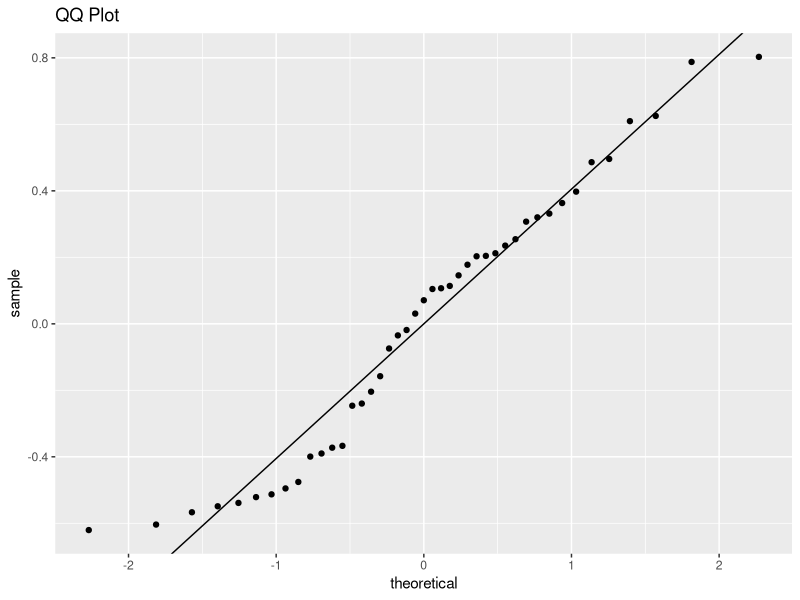
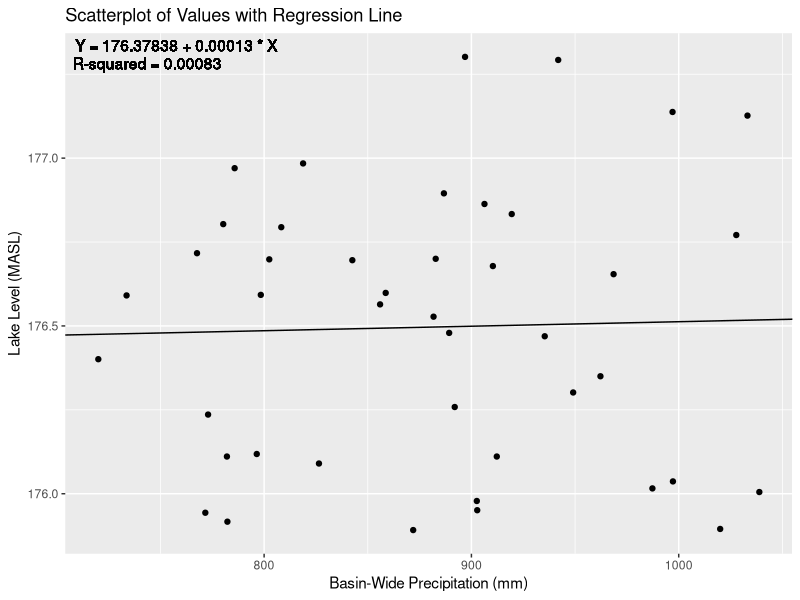
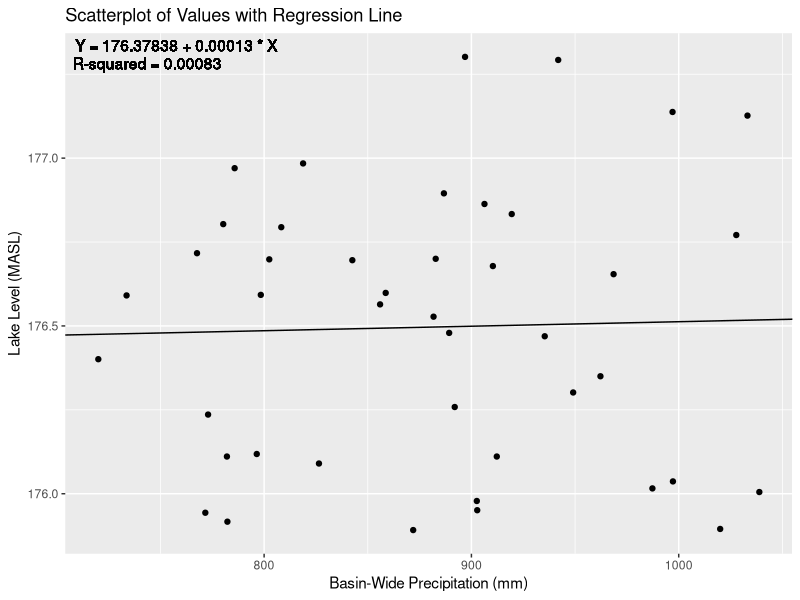

Recreate these plots in R, in order.
library(ggplot2)
library(ggpubr)
library(rstudioapi)

setwd(dirname(getActiveDocumentContext()$path))

huron <- read.csv("./huron_icecover_precip_offset.csv", sep=";")

lm_model <- lm(LakeLevel ~ Precip, data = huron)

residuals <- resid(lm_model)

ggplot(data = data.frame(Residuals = residuals), aes(sample = Residuals)) +
  stat_qq() +
  geom_abline(intercept = mean(residuals), slope = sd(residuals)) +
  ggtitle("QQ Plot")

title="Scatterplot of Values with Regression Line"

ggplot(huron, aes(x=Precip, y=LakeLevel)) +
  geom_point() +
  geom_abline(slope = coef(lm_model)[2], intercept = coef(lm_model)[1]) +
  geom_text(aes(label = paste("Y =", round(coef(lm_model)[1], 5), "+", round(coef(lm_model)[2], 5), "* X")), x = -Inf, y = Inf, hjust = -0.05, vjust = 1.5) + 
  geom_text(aes(label = paste("R-squared =", round(summary(lm_model)$r.squared, 5))), x = -Inf, y = Inf, hjust = -0.05, vjust = 3) + 
  ggtitle(title) + 
  xlab("Basin-Wide Precipitation (mm)") +
  ylab("Lake Level (MASL)")

ggsave(paste("../",title,".png",sep=""))
